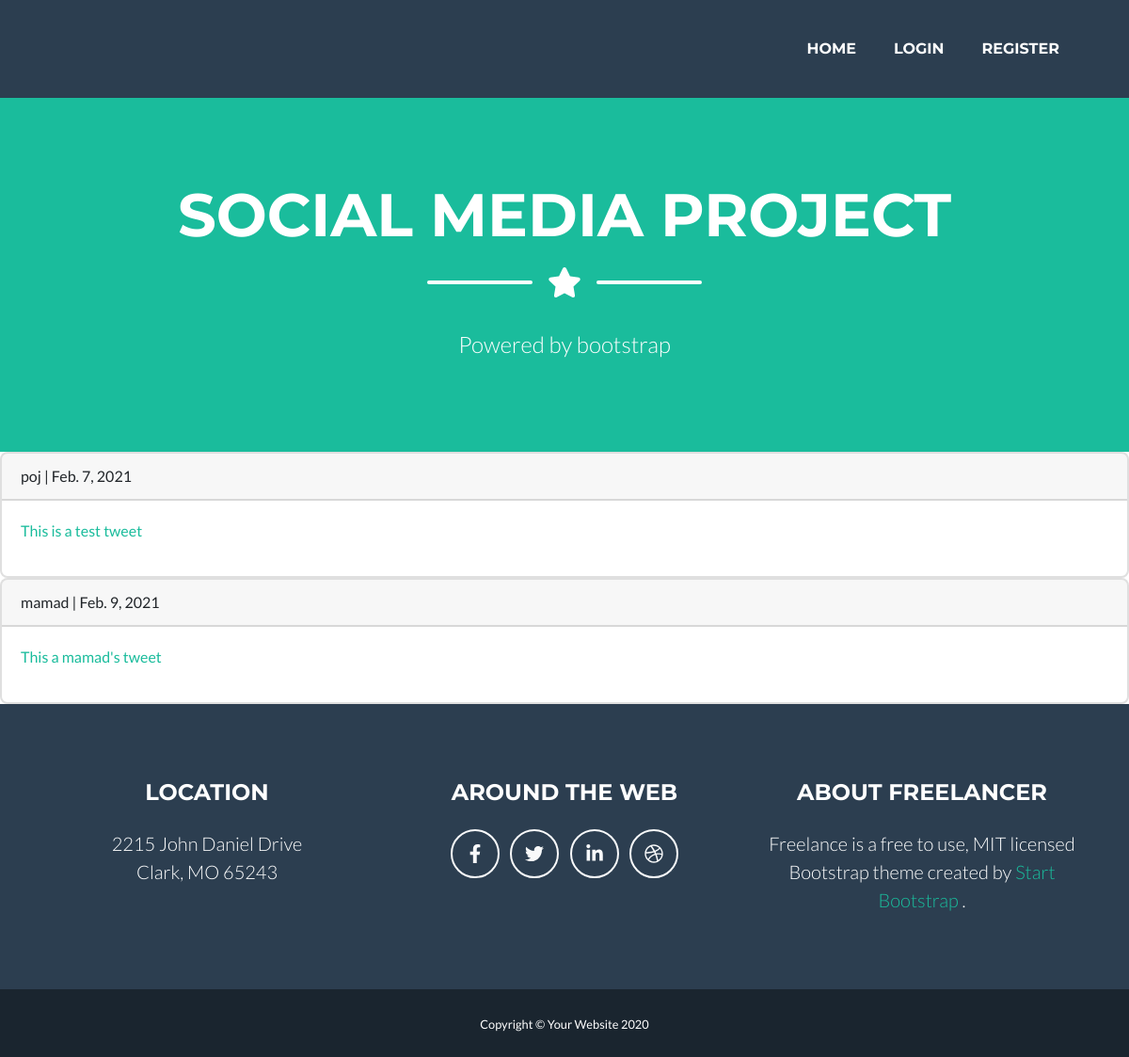
Before: / with the older database file.
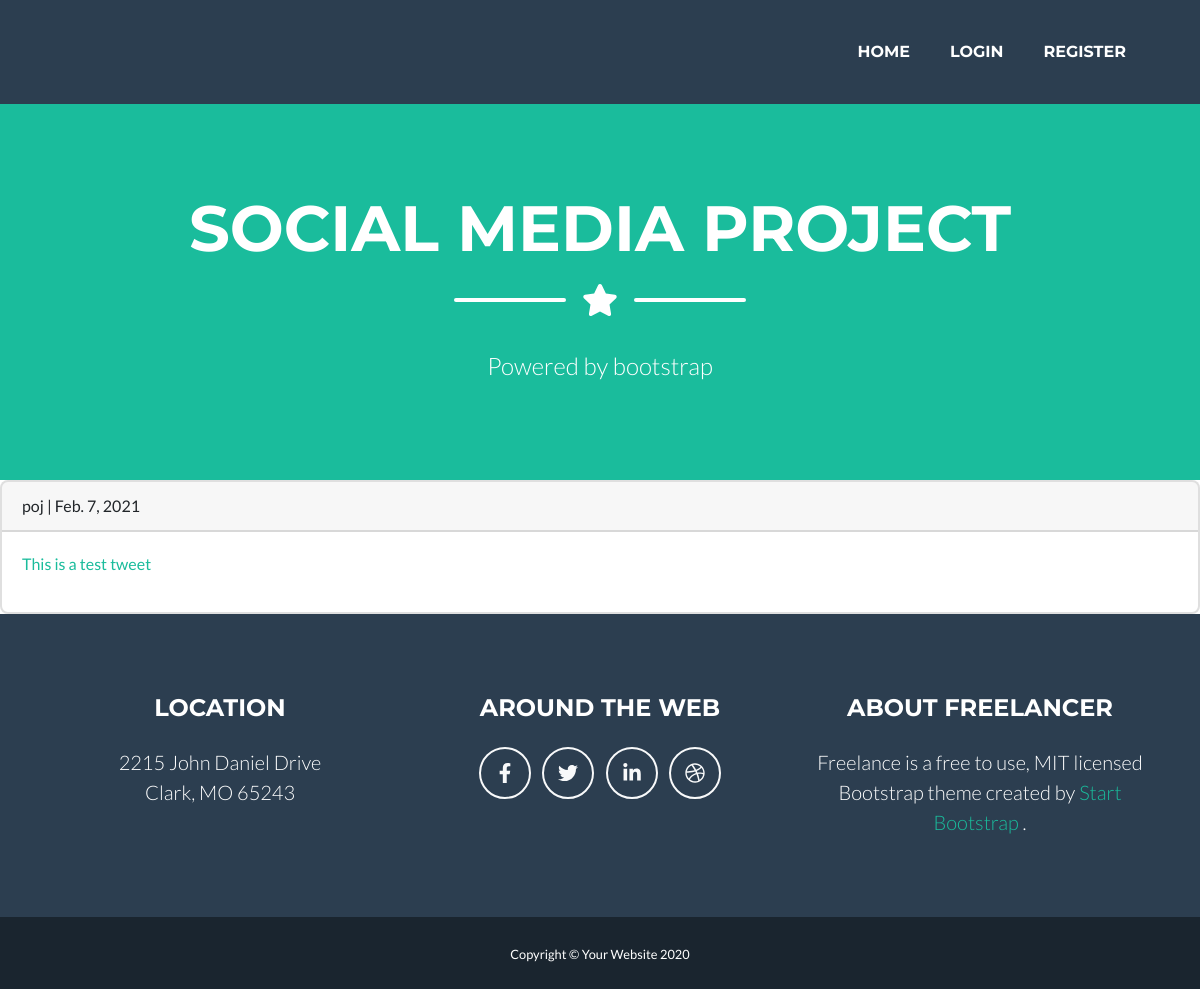
After: the same page with the newer database file.
### posts/models.py (models this page shows, shortened)
class Post (models.Model):
    user = models.ForeignKey(User, on_delete=models.CASCADE)
    body = models.TextField(max_length = 400)
    slug = models.SlugField(max_length = 20)
    created = models.DateTimeField(auto_now_add=True)
    def get_absolute_url(self):
        return reverse('posts:post_detail', args=[self.created.year,
         self.created.month,
          self.created.day,
           self.slug])

### posts/views.py (the view)
# urls.py: path('', views.all_posts, name = 'all_posts'),
def all_posts(request):
    posts = Post.objects.all()
    return render(request, 'posts/all_posts.html', {'posts':posts})

### posts/templates/posts/all_posts.html
{% extends 'index.html' %}
{% block content %}
    {% for post in posts %}
        <div class="card">
            <p class="card-header">{{post.user}} | {{post.created|date}}</p>
            <p class="card-body"> <a href="{{ post.get_absolute_url }}"> {{post.body}}</a></p>
        </div>
    {% endfor %}
{% endblock %}

### templates/index.html (shortened to what this page needs)
{% load static %}
<!DOCTYPE html>
<html lang="en">
    <head>
        <link href="{% static 'css/styles.css'%}" rel="stylesheet" />
    </head>
    <body id="page-top">
        <nav class="navbar navbar-expand-lg bg-secondary text-uppercase fixed-top" id="mainNav">
            <div class="container">
                <div class="collapse navbar-collapse" id="navbarResponsive">
                    <ul class="navbar-nav ml-auto">
                        <li class="nav-item mx-0 mx-lg-1"><a class="nav-link py-3 px-0 px-lg-3 rounded js-scroll-trigger" href="{% url 'posts:all_posts' %}">Home</a></li>
                        {% if request.user.is_authenticated %}
                        <li class="nav-item mx-0 mx-lg-1"><a class="nav-link py-3 px-0 px-lg-3 rounded js-scroll-trigger" href="{% url 'account:logout' %}">Logout</a></li>
                        {% else %}
                        <li class="nav-item mx-0 mx-lg-1"><a class="nav-link py-3 px-0 px-lg-3 rounded js-scroll-trigger" href="{% url 'account:login' %}">Login</a></li>
                        <li class="nav-item mx-0 mx-lg-1"><a class="nav-link py-3 px-0 px-lg-3 rounded js-scroll-trigger" href="{% url 'account:register' %}">Register</a></li>
                        {% endif %}
                    </ul>
                </div>
            </div>
        </nav>
        <header class="masthead bg-primary text-white text-center">
            <div class="container d-flex align-items-center flex-column">
                <h1 class="masthead-heading text-uppercase mb-0">Social media project</h1>
                <div class="divider-custom divider-light">
                    <div class="divider-custom-line"></div>
                    <div class="divider-custom-icon"><i class="fas fa-star"></i></div>
                    <div class="divider-custom-line"></div>
                </div>
                <p class="masthead-subheading font-weight-light mb-0">Powered by bootstrap</p>
            </div>
        </header>
        {% block content %}
        {% endblock %}
        <footer class="footer text-center">
            <div class="container">
                <div class="row">
                    <div class="col-lg-4 mb-5 mb-lg-0">
                        <h4 class="text-uppercase mb-4">Location</h4>
                        <p class="lead mb-0">
                            2215 John Daniel Drive
                            <br />
                            Clark, MO 65243
                        </p>
                    </div>
                    <div class="col-lg-4 mb-5 mb-lg-0">
                        <h4 class="text-uppercase mb-4">Around the Web</h4>
                        <a class="btn btn-outline-light btn-social mx-1" href="#!"><i class="fab fa-fw fa-facebook-f"></i></a>
                        <a class="btn btn-outline-light btn-social mx-1" href="#!"><i class="fab fa-fw fa-twitter"></i></a>
                        <a class="btn btn-outline-light btn-social mx-1" href="#!"><i class="fab fa-fw fa-linkedin-in"></i></a>
                        <a class="btn btn-outline-light btn-social mx-1" href="#!"><i class="fab fa-fw fa-dribbble"></i></a>
                    </div>
                    <div class="col-lg-4">
                        <h4 class="text-uppercase mb-4">About Freelancer</h4>
                        <p class="lead mb-0">
                            Freelance is a free to use, MIT licensed Bootstrap theme created by
                            <a href="http://startbootstrap.com">Start Bootstrap</a>
                            .
                        </p>
                    </div>
                </div>
            </div>
        </footer>
        <div class="copyright py-4 text-center text-white">
            <div class="container"><small>Copyright © Your Website 2020</small></div>
        </div>
    </body>
</html>

Changed rows visible on the page:
removed Post: user "mamad", created "Feb. 9, 2021", body "This a mamad's tweet"
